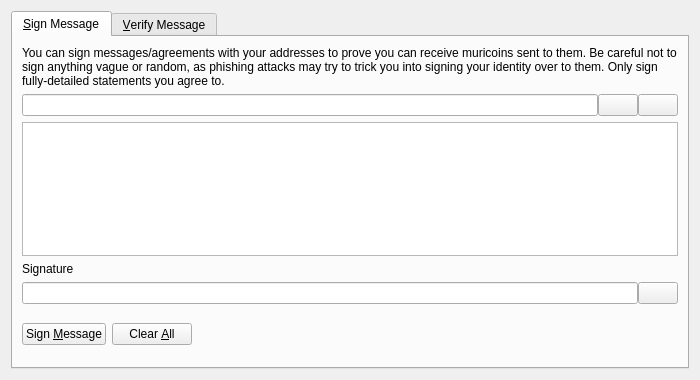
<?xml version="1.0" encoding="UTF-8"?>
<ui version="4.0">
 <class>SignVerifyMessageDialog</class>
 <widget class="QDialog" name="SignVerifyMessageDialog">
  <property name="geometry">
   <rect>
    <x>0</x>
    <y>0</y>
    <width>700</width>
    <height>380</height>
   </rect>
  </property>
  <property name="windowTitle">
   <string>Signatures - Sign / Verify a Message</string>
  </property>
  <property name="modal">
   <bool>true</bool>
  </property>
  <layout class="QVBoxLayout" name="verticalLayout">
   <item>
    <widget class="QTabWidget" name="tabWidget">
     <property name="currentIndex">
      <number>0</number>
     </property>
     <widget class="QWidget" name="tabSignMessage">
      <attribute name="title">
       <string>&amp;Sign Message</string>
      </attribute>
      <layout class="QVBoxLayout" name="verticalLayout_SM">
       <item>
        <widget class="QLabel" name="infoLabel_SM">
         <property name="text">
          <string>You can sign messages/agreements with your addresses to prove you can receive muricoins sent to them. Be careful not to sign anything vague or random, as phishing attacks may try to trick you into signing your identity over to them. Only sign fully-detailed statements you agree to.</string>
         </property>
         <property name="textFormat">
          <enum>Qt::PlainText</enum>
         </property>
         <property name="wordWrap">
          <bool>true</bool>
         </property>
        </widget>
       </item>
       <item>
        <layout class="QHBoxLayout" name="horizontalLayout_1_SM">
         <property name="spacing">
          <number>0</number>
         </property>
         <item>
          <widget class="QValidatedLineEdit" name="addressIn_SM">
           <property name="toolTip">
            <string>The Muricoin address to sign the message with</string>
           </property>
          </widget>
         </item>
         <item>
          <widget class="QPushButton" name="addressBookButton_SM">
           <property name="toolTip">
            <string>Choose previously used address</string>
           </property>
           <property name="text">
            <string/>
           </property>
           <property name="icon">
            <iconset resource="../bitcoin.qrc">
             <normaloff>:/icons/address-book</normaloff>:/icons/address-book</iconset>
           </property>
           <property name="shortcut">
            <string>Alt+A</string>
           </property>
           <property name="autoDefault">
            <bool>false</bool>
           </property>
          </widget>
         </item>
         <item>
          <widget class="QPushButton" name="pasteButton_SM">
           <property name="toolTip">
            <string>Paste address from clipboard</string>
           </property>
           <property name="text">
            <string/>
           </property>
           <property name="icon">
            <iconset resource="../bitcoin.qrc">
             <normaloff>:/icons/editpaste</normaloff>:/icons/editpaste</iconset>
           </property>
           <property name="shortcut">
            <string>Alt+P</string>
           </property>
           <property name="autoDefault">
            <bool>false</bool>
           </property>
          </widget>
         </item>
        </layout>
       </item>
       <item>
        <widget class="QPlainTextEdit" name="messageIn_SM">
         <property name="toolTip">
          <string>Enter the message you want to sign here</string>
         </property>
        </widget>
       </item>
       <item>
        <widget class="QLabel" name="signatureLabel_SM">
         <property name="text">
          <string>Signature</string>
         </property>
         <property name="textFormat">
          <enum>Qt::PlainText</enum>
         </property>
        </widget>
       </item>
       <item>
        <layout class="QHBoxLayout" name="horizontalLayout_2_SM">
         <property name="spacing">
          <number>0</number>
         </property>
         <item>
          <widget class="QLineEdit" name="signatureOut_SM">
           <property name="font">
            <font>
             <italic>true</italic>
            </font>
           </property>
           <property name="readOnly">
            <bool>true</bool>
           </property>
          </widget>
         </item>
         <item>
          <widget class="QPushButton" name="copySignatureButton_SM">
           <property name="toolTip">
            <string>Copy the current signature to the system clipboard</string>
           </property>
           <property name="text">
            <string/>
           </property>
           <property name="icon">
            <iconset resource="../bitcoin.qrc">
             <normaloff>:/icons/editcopy</normaloff>:/icons/editcopy</iconset>
           </property>
           <property name="autoDefault">
            <bool>false</bool>
           </property>
          </widget>
         </item>
        </layout>
       </item>
       <item>
        <layout class="QHBoxLayout" name="horizontalLayout_3_SM">
         <item>
          <widget class="QPushButton" name="signMessageButton_SM">
           <property name="toolTip">
            <string>Sign the message to prove you own this Muricoin address</string>
           </property>
           <property name="text">
            <string>Sign &amp;Message</string>
           </property>
           <property name="icon">
            <iconset resource="../bitcoin.qrc">
             <normaloff>:/icons/edit</normaloff>:/icons/edit</iconset>
           </property>
           <property name="autoDefault">
            <bool>false</bool>
           </property>
          </widget>
         </item>
         <item>
          <widget class="QPushButton" name="clearButton_SM">
           <property name="toolTip">
            <string>Reset all sign message fields</string>
           </property>
           <property name="text">
            <string>Clear &amp;All</string>
           </property>
           <property name="icon">
            <iconset resource="../bitcoin.qrc">
             <normaloff>:/icons/remove</normaloff>:/icons/remove</iconset>
           </property>
           <property name="autoDefault">
            <bool>false</bool>
           </property>
          </widget>
         </item>
         <item>
          <spacer name="horizontalSpacer_1_SM">
           <property name="orientation">
            <enum>Qt::Horizontal</enum>
           </property>
           <property name="sizeHint" stdset="0">
            <size>
             <width>40</width>
             <height>48</height>
            </size>
           </property>
          </spacer>
         </item>
         <item>
          <widget class="QLabel" name="statusLabel_SM">
           <property name="font">
            <font>
             <weight>75</weight>
             <bold>true</bold>
            </font>
           </property>
           <property name="text">
            <string/>
           </property>
           <property name="wordWrap">
            <bool>true</bool>
           </property>
          </widget>
         </item>
         <item>
          <spacer name="horizontalSpacer_2_SM">
           <property name="orientation">
            <enum>Qt::Horizontal</enum>
           </property>
           <property name="sizeHint" stdset="0">
            <size>
             <width>40</width>
             <height>48</height>
            </size>
           </property>
          </spacer>
         </item>
        </layout>
       </item>
      </layout>
     </widget>
     <widget class="QWidget" name="tabVerifyMessage">
      <attribute name="title">
       <string>&amp;Verify Message</string>
      </attribute>
      <layout class="QVBoxLayout" name="verticalLayout_VM">
       <item>
        <widget class="QLabel" name="infoLabel_VM">
         <property name="text">
          <string>Enter the receiver's address, message (ensure you copy line breaks, spaces, tabs, etc. exactly) and signature below to verify the message. Be careful not to read more into the signature than what is in the signed message itself, to avoid being tricked by a man-in-the-middle attack. Note that this only proves the signing party receives with the address, it cannot prove sendership of any transaction!</string>
         </property>
         <property name="textFormat">
          <enum>Qt::PlainText</enum>
         </property>
         <property name="alignment">
          <set>Qt::AlignLeading|Qt::AlignLeft|Qt::AlignTop</set>
         </property>
         <property name="wordWrap">
          <bool>true</bool>
         </property>
        </widget>
       </item>
       <item>
        <layout class="QHBoxLayout" name="horizontalLayout_1_VM">
         <property name="spacing">
          <number>0</number>
         </property>
         <item>
          <widget class="QValidatedLineEdit" name="addressIn_VM">
           <property name="toolTip">
            <string>The Muricoin address the message was signed with</string>
           </property>
          </widget>
         </item>
         <item>
          <widget class="QPushButton" name="addressBookButton_VM">
           <property name="toolTip">
            <string>Choose previously used address</string>
           </property>
           <property name="text">
            <string/>
           </property>
           <property name="icon">
            <iconset resource="../bitcoin.qrc">
             <normaloff>:/icons/address-book</normaloff>:/icons/address-book</iconset>
           </property>
           <property name="shortcut">
            <string>Alt+A</string>
           </property>
           <property name="autoDefault">
            <bool>false</bool>
           </property>
          </widget>
         </item>
        </layout>
       </item>
       <item>
        <widget class="QPlainTextEdit" name="messageIn_VM"/>
       </item>
       <item>
        <widget class="QValidatedLineEdit" name="signatureIn_VM"/>
       </item>
       <item>
        <layout class="QHBoxLayout" name="horizontalLayout_2_VM">
         <item>
          <widget class="QPushButton" name="verifyMessageButton_VM">
           <property name="toolTip">
            <string>Verify the message to ensure it was signed with the specified Muricoin address</string>
           </property>
           <property name="text">
            <string>Verify &amp;Message</string>
           </property>
           <property name="icon">
            <iconset resource="../bitcoin.qrc">
             <normaloff>:/icons/transaction_0</normaloff>:/icons/transaction_0</iconset>
           </property>
           <property name="autoDefault">
            <bool>false</bool>
           </property>
          </widget>
         </item>
         <item>
          <widget class="QPushButton" name="clearButton_VM">
           <property name="toolTip">
            <string>Reset all verify message fields</string>
           </property>
           <property name="text">
            <string>Clear &amp;All</string>
           </property>
           <property name="icon">
            <iconset resource="../bitcoin.qrc">
             <normaloff>:/icons/remove</normaloff>:/icons/remove</iconset>
           </property>
           <property name="autoDefault">
            <bool>false</bool>
           </property>
          </widget>
         </item>
         <item>
          <spacer name="horizontalSpacer_1_VM">
           <property name="orientation">
            <enum>Qt::Horizontal</enum>
           </property>
           <property name="sizeHint" stdset="0">
            <size>
             <width>40</width>
             <height>48</height>
            </size>
           </property>
          </spacer>
         </item>
         <item>
          <widget class="QLabel" name="statusLabel_VM">
           <property name="font">
            <font>
             <weight>75</weight>
             <bold>true</bold>
            </font>
           </property>
           <property name="text">
            <string/>
           </property>
           <property name="wordWrap">
            <bool>true</bool>
           </property>
          </widget>
         </item>
         <item>
          <spacer name="horizontalSpacer_2_VM">
           <property name="orientation">
            <enum>Qt::Horizontal</enum>
           </property>
           <property name="sizeHint" stdset="0">
            <size>
             <width>40</width>
             <height>48</height>
            </size>
           </property>
          </spacer>
         </item>
        </layout>
       </item>
      </layout>
     </widget>
    </widget>
   </item>
  </layout>
 </widget>
 <customwidgets>
  <customwidget>
   <class>QValidatedLineEdit</class>
   <extends>QLineEdit</extends>
   <header>qvalidatedlineedit.h</header>
  </customwidget>
 </customwidgets>
 <resources>
  <include location="../bitcoin.qrc"/>
 </resources>
 <connections/>
</ui>
